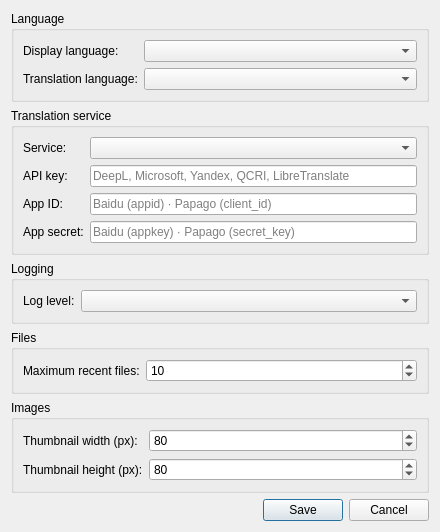
<?xml version="1.0" encoding="UTF-8"?>
<ui version="4.0">
 <class>SettingsDialog</class>
 <widget class="QDialog" name="SettingsDialog">
  <property name="geometry">
   <rect>
    <x>0</x>
    <y>0</y>
    <width>440</width>
    <height>440</height>
   </rect>
  </property>
  <property name="windowTitle">
   <string>Settings</string>
  </property>
  <property name="modal">
   <bool>true</bool>
  </property>
  <layout class="QVBoxLayout" name="verticalLayout">
   <item>
    <widget class="QGroupBox" name="groupLanguage">
     <property name="title">
      <string>Language</string>
     </property>
     <layout class="QFormLayout" name="formLayoutLang">
      <item row="0" column="0">
       <widget class="QLabel" name="labelDisplayLang">
        <property name="text">
         <string>Display language:</string>
        </property>
       </widget>
      </item>
      <item row="0" column="1">
       <widget class="QComboBox" name="comboDisplayLanguage">
        <property name="toolTip">
         <string>Language used in the user interface</string>
        </property>
       </widget>
      </item>
      <item row="1" column="0">
       <widget class="QLabel" name="labelTranslationLang">
        <property name="text">
         <string>Translation language:</string>
        </property>
       </widget>
      </item>
      <item row="1" column="1">
       <widget class="QComboBox" name="comboTranslationLanguage">
        <property name="toolTip">
         <string>Source/target language for the local column</string>
        </property>
       </widget>
      </item>
     </layout>
    </widget>
   </item>
   <item>
    <widget class="QGroupBox" name="groupTranslation">
     <property name="title">
      <string>Translation service</string>
     </property>
     <layout class="QFormLayout" name="formLayoutTranslation">
      <item row="0" column="0">
       <widget class="QLabel" name="labelService">
        <property name="text">
         <string>Service:</string>
        </property>
       </widget>
      </item>
      <item row="0" column="1">
       <widget class="QComboBox" name="comboService"/>
      </item>
      <item row="1" column="0">
       <widget class="QLabel" name="labelApiKey">
        <property name="text">
         <string>API key:</string>
        </property>
       </widget>
      </item>
      <item row="1" column="1">
       <widget class="QLineEdit" name="lineEditApiKey">
        <property name="placeholderText">
         <string>DeepL, Microsoft, Yandex, QCRI, LibreTranslate</string>
        </property>
        <property name="echoMode">
         <enum>QLineEdit::Password</enum>
        </property>
       </widget>
      </item>
      <item row="2" column="0">
       <widget class="QLabel" name="labelAppId">
        <property name="text">
         <string>App ID:</string>
        </property>
       </widget>
      </item>
      <item row="2" column="1">
       <widget class="QLineEdit" name="lineEditAppId">
        <property name="placeholderText">
         <string>Baidu (appid) · Papago (client_id)</string>
        </property>
       </widget>
      </item>
      <item row="3" column="0">
       <widget class="QLabel" name="labelAppSecret">
        <property name="text">
         <string>App secret:</string>
        </property>
       </widget>
      </item>
      <item row="3" column="1">
       <widget class="QLineEdit" name="lineEditAppSecret">
        <property name="placeholderText">
         <string>Baidu (appkey) · Papago (secret_key)</string>
        </property>
        <property name="echoMode">
         <enum>QLineEdit::Password</enum>
        </property>
       </widget>
      </item>
     </layout>
    </widget>
   </item>
   <item>
    <widget class="QGroupBox" name="groupLogging">
     <property name="title">
      <string>Logging</string>
     </property>
     <layout class="QFormLayout" name="formLayoutLog">
      <item row="0" column="0">
       <widget class="QLabel" name="labelLogLevel">
        <property name="text">
         <string>Log level:</string>
        </property>
       </widget>
      </item>
      <item row="0" column="1">
       <widget class="QComboBox" name="comboLogLevel"/>
      </item>
     </layout>
    </widget>
   </item>
   <item>
    <widget class="QGroupBox" name="groupFiles">
     <property name="title">
      <string>Files</string>
     </property>
     <layout class="QFormLayout" name="formLayoutFiles">
      <item row="0" column="0">
       <widget class="QLabel" name="labelMaxRecentFiles">
        <property name="text">
         <string>Maximum recent files:</string>
        </property>
       </widget>
      </item>
      <item row="0" column="1">
       <widget class="QSpinBox" name="spinBoxMaxRecentFiles">
        <property name="minimum">
         <number>1</number>
        </property>
        <property name="maximum">
         <number>50</number>
        </property>
        <property name="value">
         <number>10</number>
        </property>
       </widget>
      </item>
     </layout>
    </widget>
   </item>
   <item>
    <widget class="QGroupBox" name="groupImages">
     <property name="title">
      <string>Images</string>
     </property>
     <layout class="QFormLayout" name="formLayoutImages">
      <item row="0" column="0">
       <widget class="QLabel" name="labelThumbnailWidth">
        <property name="text">
         <string>Thumbnail width (px):</string>
        </property>
       </widget>
      </item>
      <item row="0" column="1">
       <widget class="QSpinBox" name="spinBoxThumbnailWidth">
        <property name="minimum"><number>16</number></property>
        <property name="maximum"><number>512</number></property>
        <property name="value"><number>80</number></property>
       </widget>
      </item>
      <item row="1" column="0">
       <widget class="QLabel" name="labelThumbnailHeight">
        <property name="text">
         <string>Thumbnail height (px):</string>
        </property>
       </widget>
      </item>
      <item row="1" column="1">
       <widget class="QSpinBox" name="spinBoxThumbnailHeight">
        <property name="minimum"><number>16</number></property>
        <property name="maximum"><number>512</number></property>
        <property name="value"><number>80</number></property>
       </widget>
      </item>
     </layout>
    </widget>
   </item>
   <item>
    <spacer name="verticalSpacer">
     <property name="orientation">
      <enum>Qt::Vertical</enum>
     </property>
     <property name="sizeHint" stdset="0">
      <size>
       <width>20</width>
       <height>10</height>
      </size>
     </property>
    </spacer>
   </item>
   <item>
    <widget class="QDialogButtonBox" name="buttonBox">
     <property name="orientation">
      <enum>Qt::Horizontal</enum>
     </property>
     <property name="standardButtons">
      <set>QDialogButtonBox::Cancel|QDialogButtonBox::Save</set>
     </property>
    </widget>
   </item>
  </layout>
 </widget>
 <resources/>
 <connections>
  <connection>
   <sender>buttonBox</sender>
   <signal>accepted()</signal>
   <receiver>SettingsDialog</receiver>
   <slot>accept()</slot>
  </connection>
  <connection>
   <sender>buttonBox</sender>
   <signal>rejected()</signal>
   <receiver>SettingsDialog</receiver>
   <slot>reject()</slot>
  </connection>
 </connections>
</ui>
